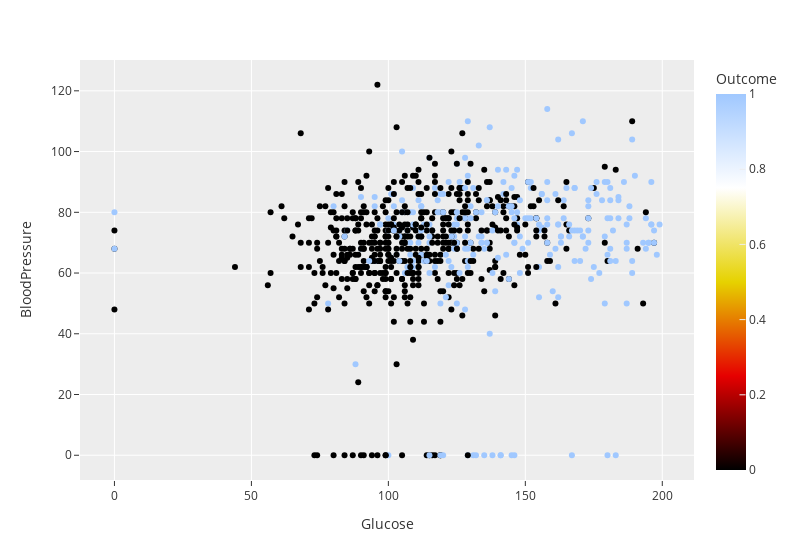

The notebook cell saved with this chart:
### Code cell
plot_data(df,"Glucose","BloodPressure","Outcome")

### Figure 1 — Plotly figure (JSON) as saved in the notebook; plotly's stock layout.template omitted (floating-point values rounded to 4 significant figures; data arrays with more than 128 entries replaced by an {"elided": "..."} marker saying what was removed)
{"data": [{"hovertemplate": "Glucose=%{x}<br>BloodPressure=%{y}<br>Outcome=%{marker.color}<extra></extra>", "legendgroup": "", "marker": {"color": {"elided": "768 int values"}, "coloraxis": "coloraxis", "symbol": "circle"}, "mode": "markers", "name": "", "orientation": "v", "showlegend": false, "type": "scatter", "x": {"elided": "768 int values"}, "xaxis": "x", "y": {"elided": "768 int values"}, "yaxis": "y"}], "layout": {"coloraxis": {"colorbar": {"title": {"text": "Outcome"}}, "colorscale": [[0, "rgb(0,0,0)"], [0.25, "rgb(230,0,0)"], [0.5, "rgb(230,210,0)"], [0.75, "rgb(255,255,255)"], [1, "rgb(160,200,255)"]]}, "legend": {"tracegroupgap": 0}, "margin": {"t": 60}, "width": 800, "xaxis": {"anchor": "y", "domain": [0, 1], "title": {"text": "Glucose"}}, "yaxis": {"anchor": "x", "domain": [0, 1], "title": {"text": "BloodPressure"}}}}
